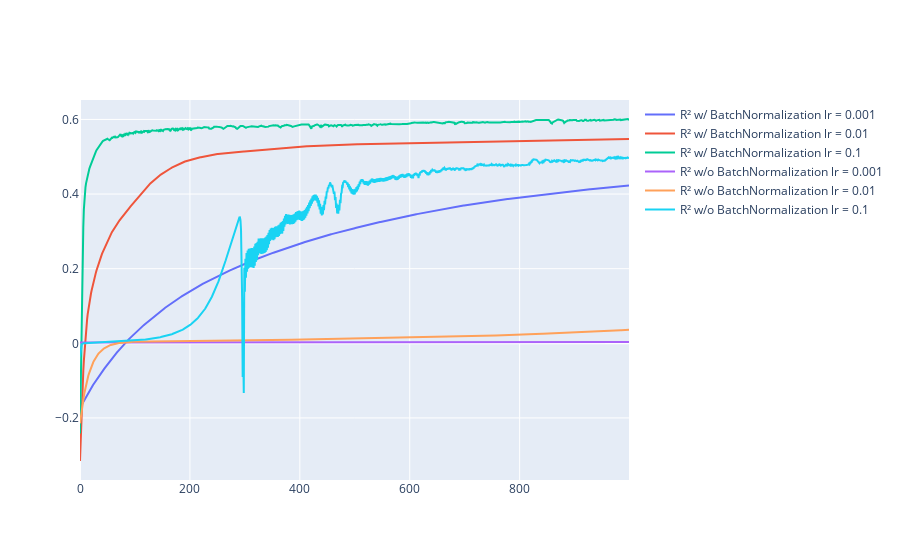

Notebook cell for this chart:
### Code cell
fig = go.Figure([
    go.Scatter(name = 'R² w/ BatchNormalization lr = 0.001', x = torch.arange(epochs), y = r2_values_model1[0]),
    go.Scatter(name = 'R² w/ BatchNormalization lr = 0.01', x = torch.arange(epochs), y = r2_values_model1[1]),
    go.Scatter(name = 'R² w/ BatchNormalization lr = 0.1', x = torch.arange(epochs), y = r2_values_model1[2]),
    go.Scatter(name = 'R² w/o BatchNormalization lr = 0.001', x = torch.arange(epochs), y = r2_values_model2[0]),
    go.Scatter(name = 'R² w/o BatchNormalization lr = 0.01', x = torch.arange(epochs), y = r2_values_model2[1]),
    go.Scatter(name = 'R² w/o BatchNormalization lr = 0.1', x = torch.arange(epochs), y = r2_values_model2[2])])

fig.show()

### Figure 1 — Plotly figure (JSON) as saved in the notebook; plotly's stock layout.template omitted (floating-point values rounded to 4 significant figures; data arrays with more than 128 entries replaced by an {"elided": "..."} marker saying what was removed)
{"data": [{"name": "R² w/ BatchNormalization lr = 0.001", "type": "scatter", "x": {"elided": "1000 int values"}, "y": {"elided": "1000 float values"}}, {"name": "R² w/ BatchNormalization lr = 0.01", "type": "scatter", "x": {"elided": "1000 int values"}, "y": {"elided": "1000 float values"}}, {"name": "R² w/ BatchNormalization lr = 0.1", "type": "scatter", "x": {"elided": "1000 int values"}, "y": {"elided": "1000 float values"}}, {"name": "R² w/o BatchNormalization lr = 0.001", "type": "scatter", "x": {"elided": "1000 int values"}, "y": {"elided": "1000 float values"}}, {"name": "R² w/o BatchNormalization lr = 0.01", "type": "scatter", "x": {"elided": "1000 int values"}, "y": {"elided": "1000 float values"}}, {"name": "R² w/o BatchNormalization lr = 0.1", "type": "scatter", "x": {"elided": "1000 int values"}, "y": {"elided": "1000 float values"}}], "layout": {}}
